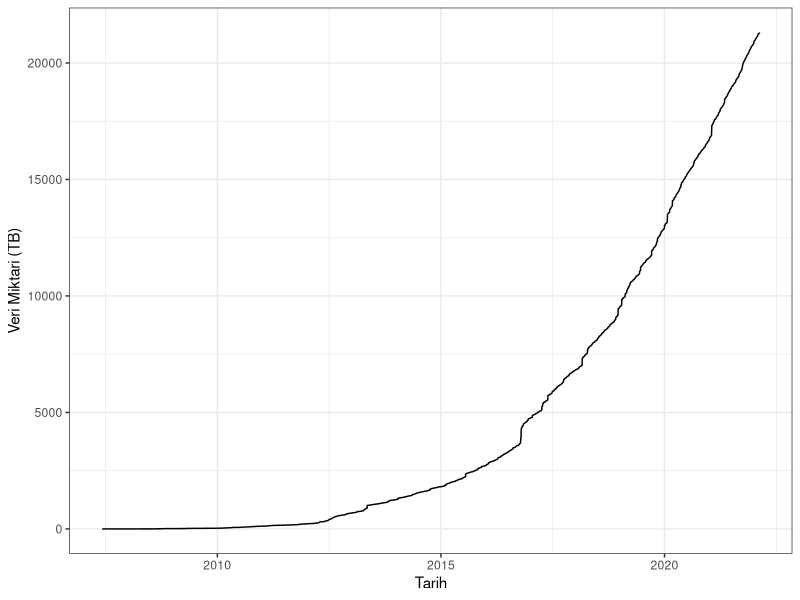

R code for this plot:
## ---- chunk 1
#| label = fig-sra
#| warning = FALSE
#| fig.cap= "SRA veritabanındaki hızlı büyüme. Yeni nesil dizileme teknolojilerinde yaşanan hızlı gelişmeler sayesinde, SRA veritanının güncel büyüklüğü 20bin Terabaytı aşmış durumdadır (erişim tarihi 16/02/2022)

library(ggplot2)

sra <- read.csv2("data/sra_stat.csv", 
    sep = ",", 
    stringsAsFactors = FALSE)

sra$date <- as.Date(sra$date, format = "%m/%d/%Y")

ggplot(data = sra, 
    aes(x=date, y= bytes/10^12)) + 
    geom_line() + 
    xlab("Tarih") + 
    ylab("Veri Miktari (TB)") + 
    theme_bw()
